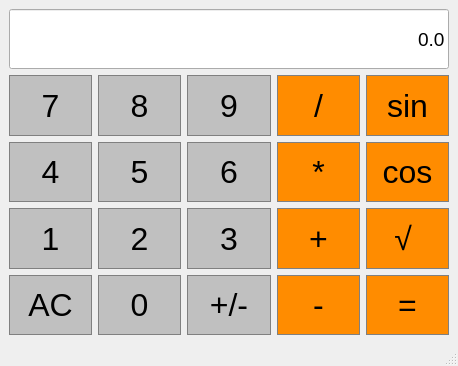
<?xml version="1.0" encoding="UTF-8"?>
<ui version="4.0">
 <class>MainWindow</class>
 <widget class="QMainWindow" name="MainWindow">
  <property name="geometry">
   <rect>
    <x>0</x>
    <y>0</y>
    <width>458</width>
    <height>366</height>
   </rect>
  </property>
  <property name="windowTitle">
   <string>MainWindow</string>
  </property>
  <widget class="QWidget" name="centralwidget">
   <layout class="QGridLayout" name="gridLayout">
    <item row="3" column="1">
     <widget class="QPushButton" name="Button5">
      <property name="sizePolicy">
       <sizepolicy hsizetype="Preferred" vsizetype="Preferred">
        <horstretch>0</horstretch>
        <verstretch>0</verstretch>
       </sizepolicy>
      </property>
      <property name="font">
       <font>
        <family>Arial</family>
        <pointsize>24</pointsize>
       </font>
      </property>
      <property name="styleSheet">
       <string notr="true">QPushButton {
    background-color: #C0C0C0;
    border: 1px solid gray;
    padding: 5px;
}

QPushButton:pressed {
    background-color: #A9A9A9;
    border: 1px solid gray;
    padding: 5px;
}
</string>
      </property>
      <property name="text">
       <string>5</string>
      </property>
     </widget>
    </item>
    <item row="1" column="3">
     <widget class="QPushButton" name="Divide">
      <property name="sizePolicy">
       <sizepolicy hsizetype="Preferred" vsizetype="Preferred">
        <horstretch>0</horstretch>
        <verstretch>0</verstretch>
       </sizepolicy>
      </property>
      <property name="font">
       <font>
        <family>Arial</family>
        <pointsize>24</pointsize>
       </font>
      </property>
      <property name="styleSheet">
       <string notr="true">QPushButton {
    background-color: #FF8C00;
    border: 1px solid gray;
    padding: 5px; /* Düzeltildi: padding */
}

QPushButton:pressed {
    background-color: #A9A9A9;
    border: 1px solid gray;
    padding: 5px; /* Düzeltildi: padding */
}
</string>
      </property>
      <property name="text">
       <string>/</string>
      </property>
     </widget>
    </item>
    <item row="3" column="2">
     <widget class="QPushButton" name="Button6">
      <property name="sizePolicy">
       <sizepolicy hsizetype="Preferred" vsizetype="Preferred">
        <horstretch>0</horstretch>
        <verstretch>0</verstretch>
       </sizepolicy>
      </property>
      <property name="font">
       <font>
        <family>Arial</family>
        <pointsize>24</pointsize>
       </font>
      </property>
      <property name="styleSheet">
       <string notr="true">QPushButton {
    background-color: #C0C0C0;
    border: 1px solid gray;
    padding: 5px;
}

QPushButton:pressed {
    background-color: #A9A9A9;
    border: 1px solid gray;
    padding: 5px;
}
</string>
      </property>
      <property name="text">
       <string>6</string>
      </property>
     </widget>
    </item>
    <item row="4" column="3">
     <widget class="QPushButton" name="Add">
      <property name="sizePolicy">
       <sizepolicy hsizetype="Preferred" vsizetype="Preferred">
        <horstretch>0</horstretch>
        <verstretch>0</verstretch>
       </sizepolicy>
      </property>
      <property name="font">
       <font>
        <family>Arial</family>
        <pointsize>24</pointsize>
       </font>
      </property>
      <property name="styleSheet">
       <string notr="true">QPushButton {
    background-color: #FF8C00;
    border: 1px solid gray;
    padding: 5px; /* Düzeltildi: padding */
}

QPushButton:pressed {
    background-color: #A9A9A9;
    border: 1px solid gray;
    padding: 5px; /* Düzeltildi: padding */
}
</string>
      </property>
      <property name="text">
       <string>+</string>
      </property>
     </widget>
    </item>
    <item row="1" column="1">
     <widget class="QPushButton" name="Button8">
      <property name="sizePolicy">
       <sizepolicy hsizetype="Preferred" vsizetype="Preferred">
        <horstretch>0</horstretch>
        <verstretch>0</verstretch>
       </sizepolicy>
      </property>
      <property name="font">
       <font>
        <family>Arial</family>
        <pointsize>24</pointsize>
       </font>
      </property>
      <property name="styleSheet">
       <string notr="true">QPushButton {
    background-color: #C0C0C0;
    border: 1px solid gray;
    padding: 5px;
}

QPushButton:pressed {
    background-color: #A9A9A9;
    border: 1px solid gray;
    padding: 5px;
}
</string>
      </property>
      <property name="text">
       <string>8</string>
      </property>
     </widget>
    </item>
    <item row="0" column="0" colspan="5">
     <widget class="QLineEdit" name="Display">
      <property name="sizePolicy">
       <sizepolicy hsizetype="Preferred" vsizetype="Preferred">
        <horstretch>0</horstretch>
        <verstretch>0</verstretch>
       </sizepolicy>
      </property>
      <property name="font">
       <font>
        <family>Arial</family>
        <pointsize>14</pointsize>
       </font>
      </property>
      <property name="styleSheet">
       <string notr="true">QLineEdit {
    background-color: gray;
    border: 1px solid gray; /* Satır sonundaki &quot;\n&quot; kaldırıldı */
    color: #ffffff;
}

</string>
      </property>
      <property name="text">
       <string>0.0</string>
      </property>
      <property name="alignment">
       <set>Qt::AlignRight|Qt::AlignTrailing|Qt::AlignVCenter</set>
      </property>
     </widget>
    </item>
    <item row="6" column="3">
     <widget class="QPushButton" name="Subtract">
      <property name="sizePolicy">
       <sizepolicy hsizetype="Preferred" vsizetype="Preferred">
        <horstretch>0</horstretch>
        <verstretch>0</verstretch>
       </sizepolicy>
      </property>
      <property name="font">
       <font>
        <family>Arial</family>
        <pointsize>24</pointsize>
       </font>
      </property>
      <property name="styleSheet">
       <string notr="true">QPushButton {
    background-color: #FF8C00;
    border: 1px solid gray;
    padding: 5px; /* Düzeltildi: padding */
}

QPushButton:pressed {
    background-color: #A9A9A9;
    border: 1px solid gray;
    padding: 5px; /* Düzeltildi: padding */
}
</string>
      </property>
      <property name="text">
       <string>-</string>
      </property>
     </widget>
    </item>
    <item row="3" column="0">
     <widget class="QPushButton" name="Button4">
      <property name="sizePolicy">
       <sizepolicy hsizetype="Preferred" vsizetype="Preferred">
        <horstretch>0</horstretch>
        <verstretch>0</verstretch>
       </sizepolicy>
      </property>
      <property name="font">
       <font>
        <family>Arial</family>
        <pointsize>24</pointsize>
       </font>
      </property>
      <property name="styleSheet">
       <string notr="true">QPushButton {
    background-color: #C0C0C0;
    border: 1px solid gray;
    padding: 5px;
}

QPushButton:pressed {
    background-color: #A9A9A9;
    border: 1px solid gray;
    padding: 5px;
}
</string>
      </property>
      <property name="text">
       <string>4</string>
      </property>
     </widget>
    </item>
    <item row="4" column="2">
     <widget class="QPushButton" name="Button3">
      <property name="sizePolicy">
       <sizepolicy hsizetype="Preferred" vsizetype="Preferred">
        <horstretch>0</horstretch>
        <verstretch>0</verstretch>
       </sizepolicy>
      </property>
      <property name="font">
       <font>
        <family>Arial</family>
        <pointsize>24</pointsize>
       </font>
      </property>
      <property name="styleSheet">
       <string notr="true">QPushButton {
    background-color: #C0C0C0;
    border: 1px solid gray;
    padding: 5px;
}

QPushButton:pressed {
    background-color: #A9A9A9;
    border: 1px solid gray;
    padding: 5px;
}
</string>
      </property>
      <property name="text">
       <string>3</string>
      </property>
     </widget>
    </item>
    <item row="3" column="3">
     <widget class="QPushButton" name="Multy">
      <property name="sizePolicy">
       <sizepolicy hsizetype="Preferred" vsizetype="Preferred">
        <horstretch>0</horstretch>
        <verstretch>0</verstretch>
       </sizepolicy>
      </property>
      <property name="font">
       <font>
        <family>Arial</family>
        <pointsize>24</pointsize>
       </font>
      </property>
      <property name="styleSheet">
       <string notr="true">QPushButton {
    background-color: #FF8C00;
    border: 1px solid gray;
    padding: 5px; /* Düzeltildi: padding */
}

QPushButton:pressed {
    background-color: #A9A9A9;
    border: 1px solid gray;
    padding: 5px; /* Düzeltildi: padding */
}
</string>
      </property>
      <property name="text">
       <string>*</string>
      </property>
     </widget>
    </item>
    <item row="4" column="1">
     <widget class="QPushButton" name="Button2">
      <property name="sizePolicy">
       <sizepolicy hsizetype="Preferred" vsizetype="Preferred">
        <horstretch>0</horstretch>
        <verstretch>0</verstretch>
       </sizepolicy>
      </property>
      <property name="font">
       <font>
        <family>Arial</family>
        <pointsize>24</pointsize>
       </font>
      </property>
      <property name="styleSheet">
       <string notr="true">QPushButton {
    background-color: #C0C0C0;
    border: 1px solid gray;
    padding: 5px;
}

QPushButton:pressed {
    background-color: #A9A9A9;
    border: 1px solid gray;
    padding: 5px;
}
</string>
      </property>
      <property name="text">
       <string>2</string>
      </property>
     </widget>
    </item>
    <item row="6" column="2">
     <widget class="QPushButton" name="ChangeSign">
      <property name="sizePolicy">
       <sizepolicy hsizetype="Preferred" vsizetype="Preferred">
        <horstretch>0</horstretch>
        <verstretch>0</verstretch>
       </sizepolicy>
      </property>
      <property name="font">
       <font>
        <family>Arial</family>
        <pointsize>24</pointsize>
       </font>
      </property>
      <property name="styleSheet">
       <string notr="true">QPushButton {
    background-color: #C0C0C0;
    border: 1px solid gray;
    padding: 5px;
}

QPushButton:pressed {
    background-color: #A9A9A9;
    border: 1px solid gray;
    padding: 5px;
}
</string>
      </property>
      <property name="text">
       <string>+/-</string>
      </property>
     </widget>
    </item>
    <item row="6" column="0">
     <widget class="QPushButton" name="Clear">
      <property name="sizePolicy">
       <sizepolicy hsizetype="Preferred" vsizetype="Preferred">
        <horstretch>0</horstretch>
        <verstretch>0</verstretch>
       </sizepolicy>
      </property>
      <property name="font">
       <font>
        <family>Arial</family>
        <pointsize>24</pointsize>
       </font>
      </property>
      <property name="styleSheet">
       <string notr="true">QPushButton {
    background-color: #C0C0C0;
    border: 1px solid gray;
    padding: 5px;
}

QPushButton:pressed {
    background-color: #A9A9A9;
    border: 1px solid gray;
    padding: 5px;
}
</string>
      </property>
      <property name="text">
       <string>AC</string>
      </property>
     </widget>
    </item>
    <item row="4" column="0">
     <widget class="QPushButton" name="Button1">
      <property name="sizePolicy">
       <sizepolicy hsizetype="Preferred" vsizetype="Preferred">
        <horstretch>0</horstretch>
        <verstretch>0</verstretch>
       </sizepolicy>
      </property>
      <property name="font">
       <font>
        <family>Arial</family>
        <pointsize>24</pointsize>
       </font>
      </property>
      <property name="styleSheet">
       <string notr="true">QPushButton {
    background-color: #C0C0C0;
    border: 1px solid gray;
    padding: 5px;
}

QPushButton:pressed {
    background-color: #A9A9A9;
    border: 1px solid gray;
    padding: 5px;
}
</string>
      </property>
      <property name="text">
       <string>1</string>
      </property>
     </widget>
    </item>
    <item row="6" column="1">
     <widget class="QPushButton" name="Button0">
      <property name="sizePolicy">
       <sizepolicy hsizetype="Preferred" vsizetype="Preferred">
        <horstretch>0</horstretch>
        <verstretch>0</verstretch>
       </sizepolicy>
      </property>
      <property name="font">
       <font>
        <family>Arial</family>
        <pointsize>24</pointsize>
       </font>
      </property>
      <property name="styleSheet">
       <string notr="true">QPushButton {
    background-color: #C0C0C0;
    border: 1px solid gray;
    padding: 5px;
}

QPushButton:pressed {
    background-color: #A9A9A9;
    border: 1px solid gray;
    padding: 5px;
}
</string>
      </property>
      <property name="text">
       <string>0</string>
      </property>
     </widget>
    </item>
    <item row="1" column="0">
     <widget class="QPushButton" name="Button7">
      <property name="sizePolicy">
       <sizepolicy hsizetype="Preferred" vsizetype="Preferred">
        <horstretch>0</horstretch>
        <verstretch>0</verstretch>
       </sizepolicy>
      </property>
      <property name="font">
       <font>
        <family>Arial</family>
        <pointsize>24</pointsize>
       </font>
      </property>
      <property name="styleSheet">
       <string notr="true">QPushButton {
    background-color: #C0C0C0;
    border: 1px solid gray;
    padding: 5px;
}

QPushButton:pressed {
    background-color: #A9A9A9;
    border: 1px solid gray;
    padding: 5px;
}
</string>
      </property>
      <property name="text">
       <string>7</string>
      </property>
     </widget>
    </item>
    <item row="1" column="2">
     <widget class="QPushButton" name="Button9">
      <property name="sizePolicy">
       <sizepolicy hsizetype="Preferred" vsizetype="Preferred">
        <horstretch>0</horstretch>
        <verstretch>0</verstretch>
       </sizepolicy>
      </property>
      <property name="font">
       <font>
        <family>Arial</family>
        <pointsize>24</pointsize>
       </font>
      </property>
      <property name="styleSheet">
       <string notr="true">QPushButton {
    background-color: #C0C0C0;
    border: 1px solid gray;
    padding: 5px;
}

QPushButton:pressed {
    background-color: #A9A9A9;
    border: 1px solid gray;
    padding: 5px;
}
</string>
      </property>
      <property name="text">
       <string>9</string>
      </property>
     </widget>
    </item>
    <item row="1" column="4">
     <widget class="QPushButton" name="sin">
      <property name="sizePolicy">
       <sizepolicy hsizetype="Preferred" vsizetype="Preferred">
        <horstretch>0</horstretch>
        <verstretch>0</verstretch>
       </sizepolicy>
      </property>
      <property name="font">
       <font>
        <family>Arial</family>
        <pointsize>24</pointsize>
       </font>
      </property>
      <property name="styleSheet">
       <string notr="true">QPushButton {
    background-color: #FF8C00;
    border: 1px solid gray;
    padding: 5px; /* Düzeltildi: padding */
}

QPushButton:pressed {
    background-color: #A9A9A9;
    border: 1px solid gray;
    padding: 5px; /* Düzeltildi: padding */
}
</string>
      </property>
      <property name="text">
       <string>sin</string>
      </property>
     </widget>
    </item>
    <item row="3" column="4">
     <widget class="QPushButton" name="cos">
      <property name="sizePolicy">
       <sizepolicy hsizetype="Preferred" vsizetype="Preferred">
        <horstretch>0</horstretch>
        <verstretch>0</verstretch>
       </sizepolicy>
      </property>
      <property name="font">
       <font>
        <family>Arial</family>
        <pointsize>24</pointsize>
       </font>
      </property>
      <property name="styleSheet">
       <string notr="true">QPushButton {
    background-color: #FF8C00;
    border: 1px solid gray;
    padding: 5px; /* Düzeltildi: padding */
}

QPushButton:pressed {
    background-color: #A9A9A9;
    border: 1px solid gray;
    padding: 5px; /* Düzeltildi: padding */
}
</string>
      </property>
      <property name="text">
       <string>cos</string>
      </property>
     </widget>
    </item>
    <item row="4" column="4">
     <widget class="QPushButton" name="Kok">
      <property name="sizePolicy">
       <sizepolicy hsizetype="Preferred" vsizetype="Preferred">
        <horstretch>0</horstretch>
        <verstretch>0</verstretch>
       </sizepolicy>
      </property>
      <property name="font">
       <font>
        <family>Arial</family>
        <pointsize>24</pointsize>
       </font>
      </property>
      <property name="styleSheet">
       <string notr="true">QPushButton {
    background-color: #FF8C00;
    border: 1px solid gray;
    padding: 5px; /* Düzeltildi: padding */
}

QPushButton:pressed {
    background-color: #A9A9A9;
    border: 1px solid gray;
    padding: 5px; /* Düzeltildi: padding */
}
</string>
      </property>
      <property name="text">
       <string>√ </string>
      </property>
     </widget>
    </item>
    <item row="6" column="4">
     <widget class="QPushButton" name="Equals">
      <property name="sizePolicy">
       <sizepolicy hsizetype="Preferred" vsizetype="Preferred">
        <horstretch>0</horstretch>
        <verstretch>0</verstretch>
       </sizepolicy>
      </property>
      <property name="font">
       <font>
        <family>Arial</family>
        <pointsize>24</pointsize>
       </font>
      </property>
      <property name="styleSheet">
       <string notr="true">QPushButton {
    background-color: #FF8C00;
    border: 1px solid gray;
    padding: 5px; /* Düzeltildi: padding */
}

QPushButton:pressed {
    background-color: #A9A9A9;
    border: 1px solid gray;
    padding: 5px; /* Düzeltildi: padding */
}
</string>
      </property>
      <property name="text">
       <string>=</string>
      </property>
     </widget>
    </item>
   </layout>
  </widget>
  <widget class="QMenuBar" name="menubar">
   <property name="geometry">
    <rect>
     <x>0</x>
     <y>0</y>
     <width>458</width>
     <height>21</height>
    </rect>
   </property>
  </widget>
  <widget class="QStatusBar" name="statusbar"/>
 </widget>
 <resources/>
 <connections/>
</ui>
